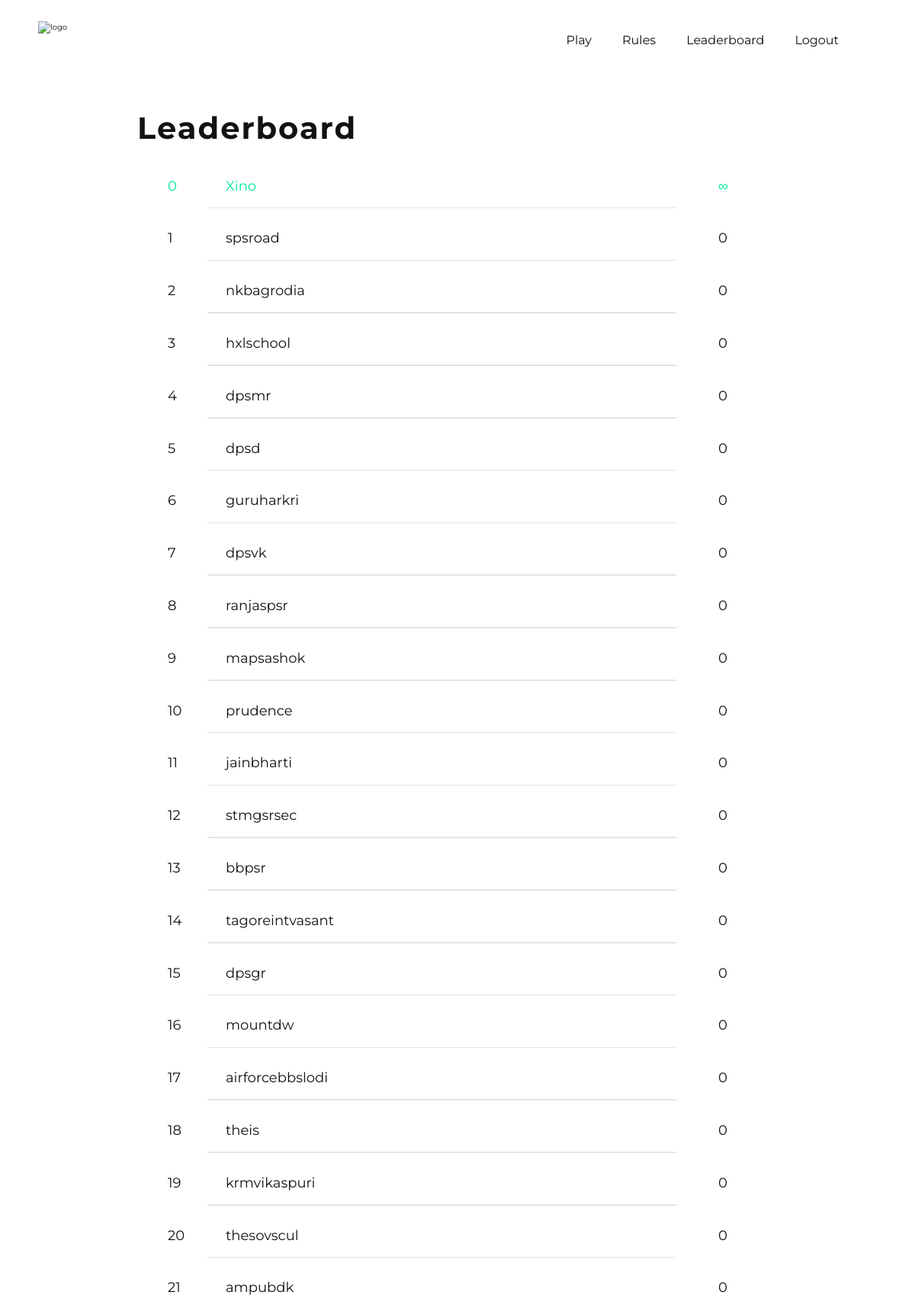
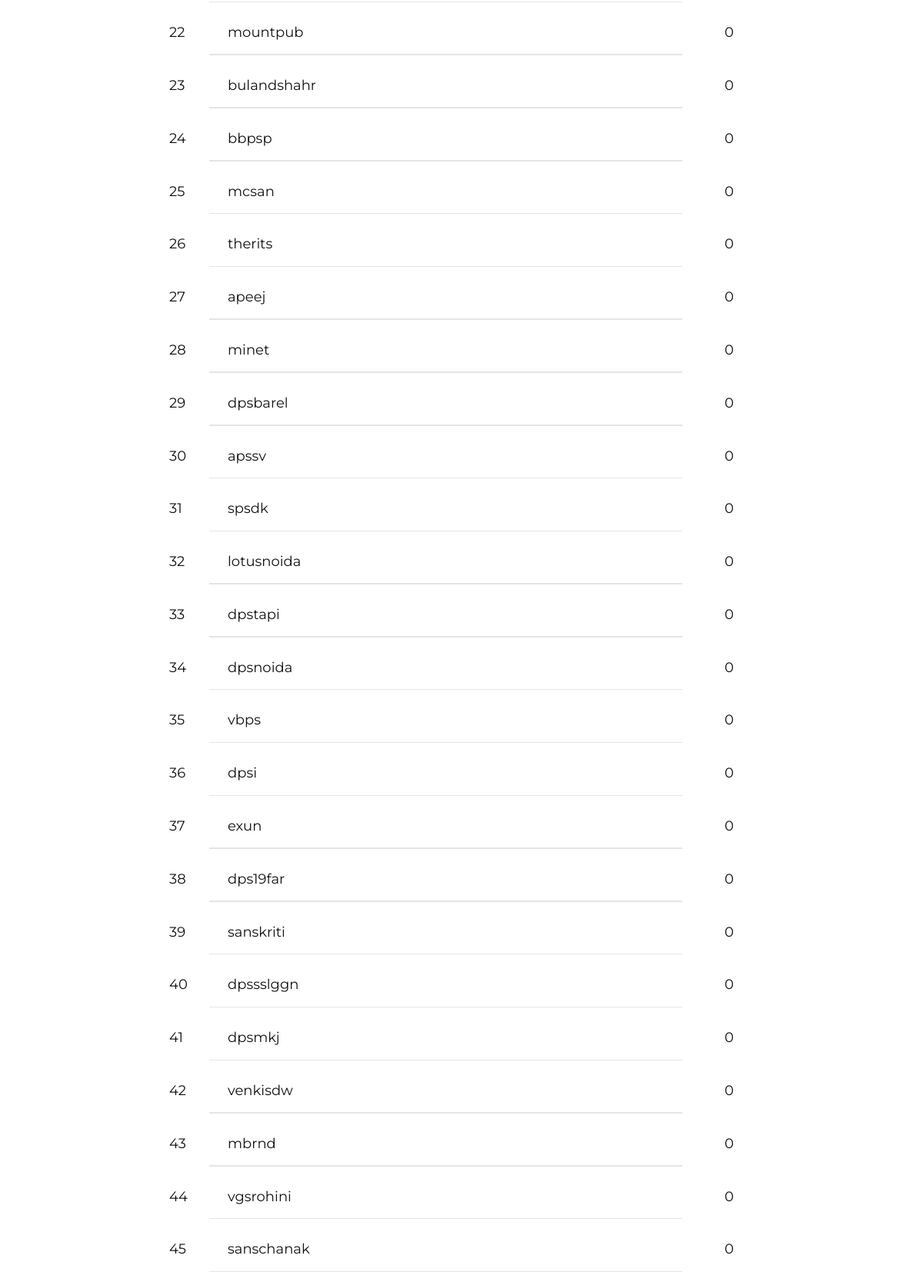
/leaderboard (signed in, upper part), run on the app's committed database (2 pictures, top to bottom).
### Tool/models.py (models this page shows, shortened)
class User(db.Model,UserMixin):
    __tablename__ = 'users'
    id = db.Column(db.Integer,primary_key = True)
    username = db.Column(db.String(64),unique=True,index=True)
    school = db.Column(db.String)
    password_hash = db.Column(db.String)
    question = db.Column(db.Integer)
    answer_time = db.Column(db.DateTime,nullable = False,default=datetime.now)
    restricted = db.Column(db.String,default = "No")
    ip = db.Column(db.String,nullable = True)
    logs = db.relationship('Logs' , backref = 'user' , lazy = 'dynamic')

### app.py (the view)
@app.route('/leaderboard' )
@login_required
def leaderboard():
    all_users = User.query.order_by(User.question.desc(),User.answer_time.asc()).all()
    rank = []
    all = []
    l = 0
    current_user.ip = flask.request.remote_addr
    db.session.commit()
    for users in all_users:
        if users.restricted == "Yes" or users.username == "Xino":
            pass
        else:
            all.append(users)
    n = len(all)
    for i in all:
        rank.append(n)
        n -= 1
    restricted = User.query.filter_by(restricted="Yes")
    return render_template('leaderboard.html',all_users=all,rank=rank,restricted=restricted)

### Tool/models.py (called while the page is built)
@login_manager.user_loader
def load_user(user_id):
    return User.query.get(user_id)

### Tool/templates/leaderboard.html (shortened to what this page needs)
{% extends "base.html" %}
{% block content %}
<main class="lboard-hero">
    <h1 class="heading-1">Leaderboard</h1>
    <div class="lboard">
      <div class="lboard-item lboard-item-main">
        <p class="sno">0</p>
        <p class="lboard-name">Xino</p>
        <p class="lboard-points">∞</p>
    </div>
      {%for user in all_users%}
        <div class="lboard-item">
            <p class="sno">{{rank.pop()}}</p>
            {%if user == current_user%}
            <p class="lboard-name">{{user.username}}(You)</p>
            {%else%}
              {%if current_user.username == "Xino"%}
              <a class="lboard-name" href="{{url_for('profile',username = user.id)}}"><p class="lboard-name">{{user.username}}
              {%if user.ip%}
              {{user.ip}}
              {%endif%}
              </p></a>
              {%else%}
            <p class="lboard-name">{{user.username}}</p>
              {%endif%}
            {%endif%}
            <p class="lboard-points">{{user.question - 1}}</p>
        </div>
      {%endfor%}
    </div>
</main>
{%endblock%}

### Tool/templates/base.html (shortened to what this page needs)
<!DOCTYPE html>
<html lang="en">
<head class="text-monospace">
    <link href="/static/css/xquest.css" rel="stylesheet">
    <nav class="nav-main">
           <div class="logo-container">
             <a href="{{ url_for('home')}}"><img src="../static/img/logo_dark.png" alt="logo" class="logo"></a>
           </div>
            {%if current_user.is_authenticated%}
            <div class="nav-links nav-main">
                <a class="nav-link" href="{{url_for('play')}}">Play</a>
                <a class="nav-link" href="https://docs.google.com/document/d/1L6rUeKJeRzjqZp0aZG_WrModqCRuKj4MRDeQTp1P5Vo/edit?usp=sharing" target="_blank">Rules</a>
              <a class="nav-link" href="{{url_for('leaderboard')}}">Leaderboard</a>
              <a class="nav-link" href="{{url_for('logout')}}">Logout</a>
            </div>
            {%else%}
            <nav class="nav">
            <a class="nav-link" href="https://docs.google.com/document/d/1L6rUeKJeRzjqZp0aZG_WrModqCRuKj4MRDeQTp1P5Vo/edit?usp=sharing" target="_blank">Rules</a>
              <a class="nav-link" href="{{ url_for('login')}}">Login</a>
            </nav>
            {%endif%}
    </nav>
</head>
<body class="text-monospace font-italic">
{% block content %}
{% endblock %}
</body>
</html>

### Tool/static/css/xquest.css (style rules this page uses)
:root { --color-primary: #07da93; --color-primary-light: #00eb9e; --color-primary-dark: #02bb7d; --bgwhite: #fff --color-grey-light-1: #faf9f9; --color-grey-light-2: #c6c7c9; --color-grey-dark-1: #121212; --color-grey-dark-2: #1f1e1e; }
html { font-size: 62.5% !important; box-sizing: border-box; scroll-behavior: smooth !important; }
@media only screen and (max-width: 75em) { html { font-size: 50%; } }
*, *::before, *::after { margin: 0; padding: 0; box-sizing: inherit; font-family: "Montserrat", sans-serif; line-height: 1.6; text-decoration: none; color: var(--color-grey-dark-1); }
body { background-color: var(--color); overflow-x: hidden; }
.heading-1 { font-size: 4rem; letter-spacing: 2px; }
.nav-main { max-width: 100vw; display: flex; justify-content: space-between; align-items: center; padding: 2rem 5rem; }
.logo-container { height: 5rem; }
.logo { width: 100%; height: 100%; }
.nav-links { display: flex; justify-content: space-between; align-items: center; }
.nav-link { font-size: 1.6rem; position: relative; }
.nav-link:not(:last-child) { margin-right: 4rem; }
.nav-link::after { content: ''; height: 2px; background-color: var(--color-primary-dark); width: 0; position: absolute; bottom: -5px; left: 0; transition: all .2s ease-in-out; }
.lboard-hero { width: 70%; margin: 3rem auto 5rem auto; }
.lboard { margin-top: 1rem; background-color: var(--color-grey-light-1); border-radius: 20px; padding: 1rem; overflow-x: hidden; }
.lboard-item { display: flex; padding: 1rem 3rem; font-size: 1.8rem; align-items: center; position: relative; margin-bottom: 2rem; }
.lboard-item:not(:last-child)::after { content: ''; height: 1.5px; width: 75%; background-color: rgba(0, 0, 0, .1); position: absolute; bottom: -5px; left: 10%; }
.sno { flex: 0 0 10%; }
.lboard-name { flex: 0 0 85%; }
.lboard-item-main p { color: var(--color-primary-light); }

### data on the page
User: pop "1", username "spsroad", user.question-1 "0"
User: pop "2", username "nkbagrodia", user.question-1 "0"
User: pop "3", username "hxlschool", user.question-1 "0"
User: pop "4", username "dpsmr", user.question-1 "0"
User: pop "5", username "dpsd", user.question-1 "0"
User: pop "6", username "guruharkri", user.question-1 "0"
User: pop "7", username "dpsvk", user.question-1 "0"
User: pop "8", username "ranjaspsr", user.question-1 "0"
User: pop "9", username "mapsashok", user.question-1 "0"
User: pop "10", username "prudence", user.question-1 "0"
User: pop "11", username "jainbharti", user.question-1 "0"
User: pop "12", username "stmgsrsec", user.question-1 "0"
User: pop "13", username "bbpsr", user.question-1 "0"
User: pop "14", username "tagoreintvasant", user.question-1 "0"
User: pop "15", username "dpsgr", user.question-1 "0"
User: pop "16", username "mountdw", user.question-1 "0"
User: pop "17", username "airforcebbslodi", user.question-1 "0"
User: pop "18", username "theis", user.question-1 "0"
User: pop "19", username "krmvikaspuri", user.question-1 "0"
User: pop "20", username "thesovscul", user.question-1 "0"
User: pop "21", username "ampubdk", user.question-1 "0"
User: pop "22", username "mountpub", user.question-1 "0"
User: pop "23", username "bulandshahr", user.question-1 "0"
User: pop "24", username "bbpsp", user.question-1 "0"
User: pop "25", username "mcsan", user.question-1 "0"
User: pop "26", username "therits", user.question-1 "0"
User: pop "27", username "apeej", user.question-1 "0"
User: pop "28", username "minet", user.question-1 "0"
User: pop "29", username "dpsbarel", user.question-1 "0"
User: pop "30", username "apssv", user.question-1 "0"
User: pop "31", username "spsdk", user.question-1 "0"
User: pop "32", username "lotusnoida", user.question-1 "0"
User: pop "33", username "dpstapi", user.question-1 "0"
User: pop "34", username "dpsnoida", user.question-1 "0"
User: pop "35", username "vbps", user.question-1 "0"
User: pop "36", username "dpsi", user.question-1 "0"
User: pop "37", username "exun", user.question-1 "0"
User: pop "38", username "dps19far", user.question-1 "0"
User: pop "39", username "sanskriti", user.question-1 "0"
User: pop "40", username "dpssslggn", user.question-1 "0"
User: pop "41", username "dpsmkj", user.question-1 "0"
User: pop "42", username "venkisdw", user.question-1 "0"
User: pop "43", username "mbrnd", user.question-1 "0"
User: pop "44", username "vgsrohini", user.question-1 "0"
User: pop "45", username "sanschanak", user.question-1 "0"
